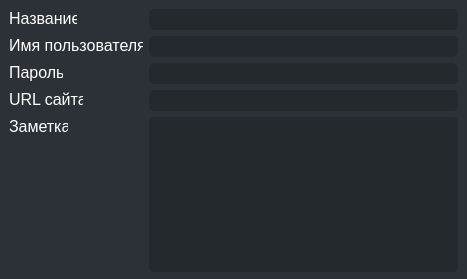
<?xml version="1.0" encoding="UTF-8"?>
<ui version="4.0">
 <class>Form</class>
 <widget class="QWidget" name="Form">
  <property name="geometry">
   <rect>
    <x>0</x>
    <y>0</y>
    <width>467</width>
    <height>279</height>
   </rect>
  </property>
  <property name="windowTitle">
   <string>Form</string>
  </property>
  <property name="styleSheet">
   <string notr="true">border-width:2;border-radius:5px;background-color:rgb(43,49,55);</string>
  </property>
  <widget class="QLabel" name="nameLabel">
   <property name="geometry">
    <rect>
     <x>9</x>
     <y>9</y>
     <width>68</width>
     <height>19</height>
    </rect>
   </property>
   <property name="font">
    <font>
     <family>Tahoma</family>
     <pointsize>12</pointsize>
    </font>
   </property>
   <property name="styleSheet">
    <string notr="true">color:rgb(255,255,255)</string>
   </property>
   <property name="text">
    <string>Название</string>
   </property>
  </widget>
  <widget class="QLineEdit" name="nameEdit">
   <property name="geometry">
    <rect>
     <x>149</x>
     <y>9</y>
     <width>309</width>
     <height>21</height>
    </rect>
   </property>
   <property name="font">
    <font>
     <family>Tahoma</family>
     <pointsize>12</pointsize>
    </font>
   </property>
   <property name="styleSheet">
    <string notr="true">border-width:2;border-radius:5px;color:rgb(255,255,255);background-color:rgb(36,41,45)</string>
   </property>
   <property name="text">
    <string/>
   </property>
  </widget>
  <widget class="QLabel" name="usernameLabel">
   <property name="geometry">
    <rect>
     <x>9</x>
     <y>36</y>
     <width>134</width>
     <height>19</height>
    </rect>
   </property>
   <property name="font">
    <font>
     <family>Tahoma</family>
     <pointsize>12</pointsize>
    </font>
   </property>
   <property name="styleSheet">
    <string notr="true">color:rgb(255,255,255)
</string>
   </property>
   <property name="text">
    <string>Имя пользователя</string>
   </property>
  </widget>
  <widget class="QLineEdit" name="usernameEdit">
   <property name="geometry">
    <rect>
     <x>149</x>
     <y>36</y>
     <width>309</width>
     <height>21</height>
    </rect>
   </property>
   <property name="font">
    <font>
     <family>Tahoma</family>
     <pointsize>12</pointsize>
    </font>
   </property>
   <property name="styleSheet">
    <string notr="true">border-width:2;border-radius:5px;color:rgb(255,255,255);background-color:rgb(36,41,45)</string>
   </property>
  </widget>
  <widget class="QLabel" name="passwordLabel">
   <property name="geometry">
    <rect>
     <x>9</x>
     <y>63</y>
     <width>54</width>
     <height>19</height>
    </rect>
   </property>
   <property name="font">
    <font>
     <family>Tahoma</family>
     <pointsize>12</pointsize>
    </font>
   </property>
   <property name="styleSheet">
    <string notr="true">color:rgb(255,255,255)</string>
   </property>
   <property name="text">
    <string>Пароль</string>
   </property>
  </widget>
  <widget class="QLineEdit" name="passwordEdit">
   <property name="geometry">
    <rect>
     <x>149</x>
     <y>63</y>
     <width>309</width>
     <height>21</height>
    </rect>
   </property>
   <property name="font">
    <font>
     <family>Tahoma</family>
     <pointsize>12</pointsize>
    </font>
   </property>
   <property name="styleSheet">
    <string notr="true">border-width:2;border-radius:5px;color:rgb(255,255,255);background-color:rgb(36,41,45)</string>
   </property>
   <property name="echoMode">
    <enum>QLineEdit::Password</enum>
   </property>
  </widget>
  <widget class="QLabel" name="URLLabel">
   <property name="geometry">
    <rect>
     <x>9</x>
     <y>90</y>
     <width>74</width>
     <height>19</height>
    </rect>
   </property>
   <property name="font">
    <font>
     <family>Tahoma</family>
     <pointsize>12</pointsize>
    </font>
   </property>
   <property name="styleSheet">
    <string notr="true">color:rgb(255,255,255)</string>
   </property>
   <property name="text">
    <string>URL сайта</string>
   </property>
  </widget>
  <widget class="QLineEdit" name="URLEdit">
   <property name="geometry">
    <rect>
     <x>149</x>
     <y>90</y>
     <width>309</width>
     <height>21</height>
    </rect>
   </property>
   <property name="font">
    <font>
     <family>Tahoma</family>
     <pointsize>12</pointsize>
    </font>
   </property>
   <property name="styleSheet">
    <string notr="true">border-width:2;border-radius:5px;color:rgb(255,255,255);background-color:rgb(36,41,45)</string>
   </property>
  </widget>
  <widget class="QLabel" name="noteLabel">
   <property name="geometry">
    <rect>
     <x>9</x>
     <y>117</y>
     <width>59</width>
     <height>19</height>
    </rect>
   </property>
   <property name="font">
    <font>
     <family>Tahoma</family>
     <pointsize>12</pointsize>
    </font>
   </property>
   <property name="styleSheet">
    <string notr="true">color:rgb(255,255,255)</string>
   </property>
   <property name="text">
    <string>Заметка</string>
   </property>
  </widget>
  <widget class="QTextEdit" name="noteEdit">
   <property name="geometry">
    <rect>
     <x>149</x>
     <y>117</y>
     <width>309</width>
     <height>155</height>
    </rect>
   </property>
   <property name="font">
    <font>
     <family>Tahoma</family>
     <pointsize>12</pointsize>
    </font>
   </property>
   <property name="styleSheet">
    <string notr="true">border-width:2;border-radius:5px;color:rgb(255,255,255);background-color:rgb(36,41,45)</string>
   </property>
  </widget>
 </widget>
 <resources/>
 <connections/>
</ui>
